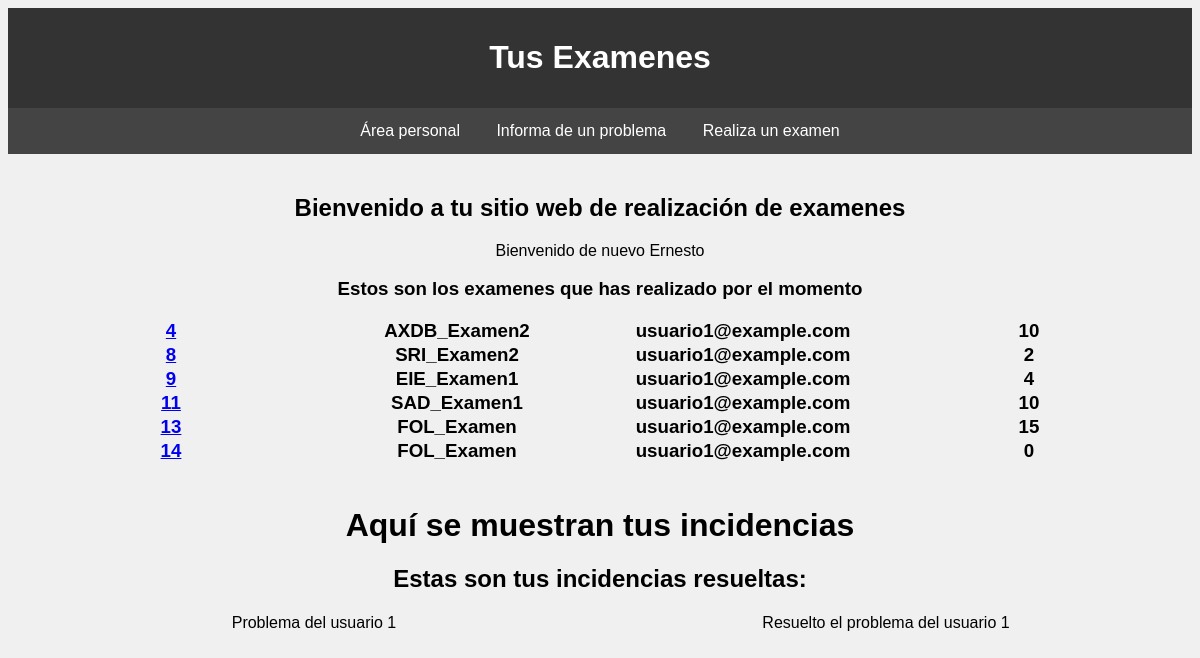
/Vista/alumno/principal.php (signed in), run on the app's committed database.
### tables this page shows
CREATE TABLE Examenes_Usuarios (
  id INT AUTO_INCREMENT PRIMARY KEY,
  examen INT,
  usuario varchar(40),
  nota INT,
  FOREIGN KEY (examen) REFERENCES Examenes(id),
  FOREIGN KEY (usuario) REFERENCES Usuarios(correo)
);

CREATE TABLE Examenes (
  id INT AUTO_INCREMENT PRIMARY KEY,
  titulo TEXT,
  grupo INT,
  puntuacionTotal INT,
  borrado BOOLEAN,
  creador varchar(40),
  FOREIGN KEY (creador) REFERENCES Usuarios(correo),
  FOREIGN KEY(grupo) REFERENCES Grupos (id)
);

CREATE TABLE Usuarios (
  correo varchar(40) PRIMARY KEY,
  password TEXT,
  nombre TEXT,
  apellidos TEXT,
  tipoUsuario INT,
  grupo INT,
  FOREIGN KEY(grupo) REFERENCES Grupos (id),
  FOREIGN KEY (tipoUsuario) REFERENCES TiposUser(id)
);

CREATE TABLE Incidentes (
  id INT AUTO_INCREMENT PRIMARY KEY,
  cuerpo TEXT,
  usuario varchar(40),
  resuelto INT,
  respuesta TEXT,
  FOREIGN KEY (usuario) REFERENCES Usuarios(correo)
);

### Vista/alumno/principal.php (the view, shortened to what this page needs)
<!DOCTYPE html>
<html lang="es">
  <head>
    <link rel="stylesheet" type="text/css" href="../css.css">
  </head>
  <body>
    <div id="encabezado">
      <h1>Tus Examenes</h1>
    </div>
    <div id="barra-navegacion">
      <a href="areapersonal.php">Área personal</a>
      <a href="incidencias.php">Informa de un problema</a>
      <a href="repetirexamen.php">Realiza un examen</a>
    </div>
    <div id="contenido">
      <h2>Bienvenido a tu sitio web de realización de examenes</h2>
		<p>Bienvenido de nuevo <?php session_start(); echo $_SESSION['nombre']?> </p>
    <?php
      include("../../Modelo/db.php");
      if ($_SESSION["tipoUsuario"] == "1" || $_SESSION["tipoUsuario"] == "3") {
                  $sql = "SELECT examenes_usuarios.id as id, titulo, usuarios.correo as correo, nota
                  from examenes_usuarios INNER JOIN usuarios on examenes_usuarios.usuario = usuarios.correo
                  INNER JOIN examenes on examenes_usuarios.examen = examenes.id where examenes.borrado = 0";
                  $resultado = mysqli_query($conn, $sql);
                  if (mysqli_num_rows($resultado) > 0) {
                    echo "<h3>Estos son los examenes que has realizado por el momento<h3>";
                    echo "<table>";
                    while($row = mysqli_fetch_assoc($resultado)) {
                      if ($row["correo"] == $_SESSION['correo']){
                        echo "<tr>";
                        echo "<td> <a href='areapersonal.php'>" . $row["id"] . "</a></td>";
                        echo "<td>" . $row["titulo"] . "</td>";
                        echo "<td>" . $row["correo"] . "</td>";
                        echo "<td>" . $row["nota"] . "</td>";
                        echo "</tr>";
                      }
                    }
                    echo "</table>";
          $sql = "SELECT usuario, cuerpo, resuelto, respuesta FROM incidentes WHERE usuario = '" . $_SESSION['correo'] . "'";
          $resultado = mysqli_query($conn, $sql);
          if (mysqli_num_rows($resultado) > 0) {
              $incidenciasResueltas = false;
              $incidenciasSinResolver = false;
              echo "</br><h1> Aquí se muestran tus incidencias<h2>";
              while ($row = mysqli_fetch_assoc($resultado)) {
                  $usuario = $row["usuario"];
                  $cuerpo = $row["cuerpo"];
                  $respuesta = $row["respuesta"];
                  $resuelto = $row["resuelto"];
                  if ($usuario === $_SESSION['correo']) {
                      if ($resuelto === '1') {
                          if (!$incidenciasResueltas) {
                              echo "<h2>Estas son tus incidencias resueltas:</h2>";
                              $incidenciasResueltas = true;
                          }
                          echo "<table>";
                          echo "<tr>";
                          echo "<td>$cuerpo</td>";
                          echo "<td>$respuesta</td>";
                          echo "</tr>";
                          echo "</table>";
                      } else {
                          if (!$incidenciasSinResolver) {
                              echo "<h2>Estas son tus incidencias sin resolver:</h2>";
                              $incidenciasSinResolver = true;
                          }
                          echo "<p>$cuerpo</p>";
                      }
                  }
              }
          } else {
              echo "<p>No tienes incidencias registradas.</p>";
          }
          }
      } else {
          echo "<p>Algo no ha ido como debería.</p>";
          echo "<a href='../login.php'>Vuelve a registrarte.</a>";
      }
    ?>
  </div>
</body>
</html>

### Vista/css.css (style rules this page uses)
body { font-family: Arial, sans-serif; background-color: #f0f0f0; }
#encabezado { background-color: #333; color: #fff; padding: 10px; text-align: center; }
#barra-navegacion { background-color: #444; color: #fff; overflow: hidden; text-align: center; }
#barra-navegacion a { display: inline-block; color: #fff; padding: 14px 16px; text-decoration: none; }
#contenido { padding: 20px; text-align: center; }
table { table-layout: fixed; width: 100%; border-collapse: collapse; }
td { text-align: center; }

### data on the page
examenes_usuarios: id "4", examen.titulo "AXDB_Examen2", usuario.correo "usuario1@example.com", nota "10"
examenes_usuarios: id "8", examen.titulo "SRI_Examen2", usuario.correo "usuario1@example.com", nota "2"
examenes_usuarios: id "9", examen.titulo "EIE_Examen1", usuario.correo "usuario1@example.com", nota "4"
examenes_usuarios: id "11", examen.titulo "SAD_Examen1", usuario.correo "usuario1@example.com", nota "10"
examenes_usuarios: id "13", examen.titulo "FOL_Examen", usuario.correo "usuario1@example.com", nota "15"
examenes_usuarios: id "14", examen.titulo "FOL_Examen", usuario.correo "usuario1@example.com", nota "0"
incidentes: cuerpo "Problema del usuario 1", respuesta "Resuelto el problema del usuario 1"

### other printed values
$_SESSION['nombre'] "Ernesto"
